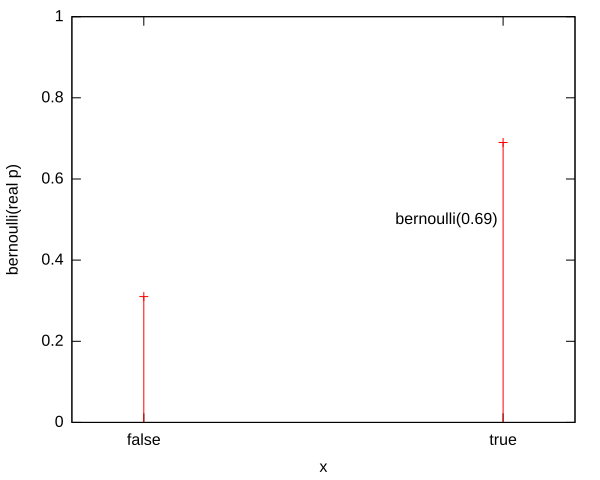

gnuplot code for this plot:
################################################################################
# Copyright (c) 2010, 2020 Contributors to the Eclipse Foundation
#
# See the NOTICE file(s) distributed with this work for additional
# information regarding copyright ownership.
#
# This program and the accompanying materials are made available under the terms
# of the MIT License which is available at https://opensource.org/licenses/MIT
#
# SPDX-License-Identifier: MIT
################################################################################

set terminal svg
#set grid back
set nokey
set xrange [-0.2:1.2]
set yrange [0:1]
set xlabel "x"
set ylabel "bernoulli(real p)"
set label "bernoulli(0.69)" at 0.7, 0.5
#set samples 2000
set xtics ("false" 0, "true" 1)
set output "bernoulli.svg"
set style data impulses
set pointsize 1
plot "bernoulli.dat" using 1:2 with impulses linetype 1, \
     "bernoulli.dat" using 1:2 with points linetype 1
